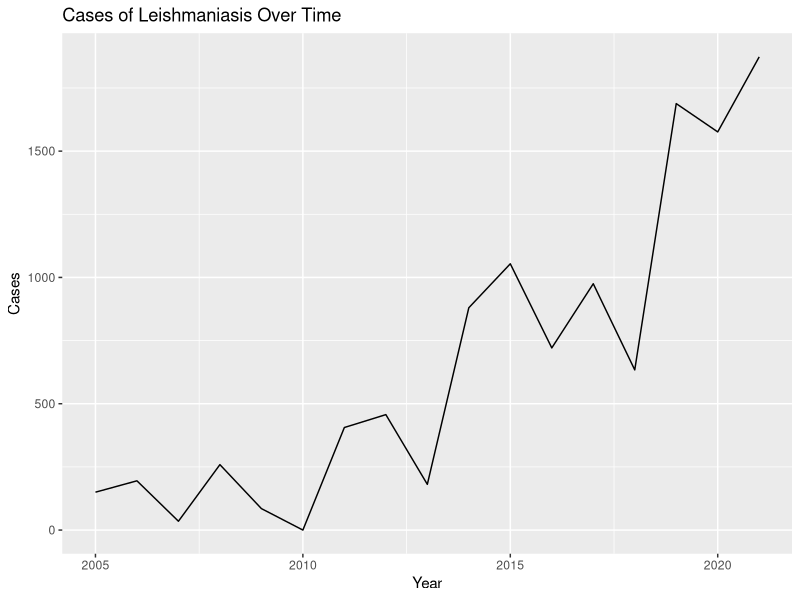

Here is the R script that generated this plot: (Note: this script raises an error after producing the figure.)
## ---- chunk 1
#knitr::opts_chunk$set(echo = TRUE)
## ---- chunk 2
install.packages("tidyverse")   # For data manipulation
install.packages("ggplot2")     # For data visualization
install.packages("forecast")    # For time series forecasting and ARIMA
install.packages("tseries")     #for time series



## ---- chunk 3
library(tidyverse)   # For data manipulation
library(ggplot2)     # For data visualization
library(forecast)    # For time series forecasting and ARIMA
library(tseries)


## ---- chunk 4

# Loading data

data <- read.csv("data/data.csv")

View(data)
str(data)

# Cheking for correct data types

#Check for outliers

# Get summary statistics of the data.
summary(data)

clean_data <-  na.omit(data)

summary(clean_data)

# plotting a time series plot to visualize how the cases of Leishmaniasis vary over time
ggplot(clean_data, aes(x = Year, y = Reported.cases.Leishmaniasis)) +
  geom_line() +
  labs(title = "Cases of Leishmaniasis Over Time", x = "Year", y = "Cases")

## ---- chunk 5

adf_test <- adf.test(clean_data$Reported.cases.Leishmaniasis)
adf_test
# using Augmented Dickey-Fuller test for this If the p-value is less than a significance level (e.g., 0.05), you can reject the null hypothesis and consider the series stationary.

## ---- chunk 6

#If your data is not stationary, apply differencing to make it stationary.
data$diff_cases <- diff(data$cases_of_Leishmaniasis)


## ---- chunk 7
# Assuming "data" is your data frame and "cases_of_Leishmaniasis" is the column of interest
acf_plot <- acf(data$cases_of_Leishmaniasis)
pacf_plot <- pacf(data$cases_of_Leishmaniasis)

# Plot ACF and PACF
plot(acf_plot)
plot(pacf_plot)

## ---- chunk 8
#Model Selection
#Based on the ACF and PACF plots, choose the order of the ARIMA model (p, d, q).

# Example: ARIMA(1,1,1)
model <- arima(data$diff_cases, order = c(1, 1, 1))


## ---- chunk 9
# Calculate accuracy metrics
accuracy_metrics <- accuracy(forecasted_values, data$cases_of_Leishmaniasis)
accuracy_metrics

## ---- chunk 10
forecast_data <- forecast(model, h = 10)  # Forecasting 10 periods ahead
plot(forecast_data)

## ---- chunk 11
# Assuming "train_data" and "test_data" are your training and testing data subsets
model <- arima(train_data$cases_of_Leishmaniasis, order = c(p, d, q))
forecasted_values <- forecast(model, h = nrow(test_data))
accuracy_metrics <- accuracy(forecasted_values, test_data$cases_of_Leishmaniasis)
accuracy_metrics
